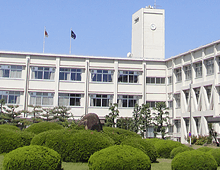
#> input picture img/toyotakosen1.png, 220 x 170 px, found by its file name
$ python mosaicing.py
#> lines starting #> are read from the running program, lines starting #| are printed output that depends on the picture
import cv2
import numpy as np


def mosaicing(img1, img2):
    sift = cv2.xfeatures2d.SIFT_create()

    kp1, des1 = sift.detectAndCompute(img1, None)
    kp2, des2 = sift.detectAndCompute(img2, None)

    bf = cv2.BFMatcher()
    matches = bf.knnMatch(des1, des2, k=2)

    good = []
    for match1, match2 in matches:
        if match1.distance < 0.75*match2.distance:
            good.append([match1])

    sift_matches = cv2.drawMatchesKnn(img1, kp1, img2, kp2, good, None, flags=2)

    src_pts = np.float32([kp1[m[0].queryIdx].pt for m in good]).reshape(-1, 1, 2)
    dst_pts = np.float32([kp2[m[0].trainIdx].pt for m in good]).reshape(-1, 1, 2)
    h, mask = cv2.findHomography(dst_pts, src_pts, cv2.RANSAC)

    height, width = img1.shape
    dst_img = cv2.warpPerspective(img2, h, (img1.shape[1] + img2.shape[1], img1.shape[0]))

    img_stitched = dst_img.copy()
    img_stitched[:img1.shape[0], :img1.shape[1]] = img1

    return sift_matches, img_stitched


img1 = cv2.imread('./img/toyotakosen1.png', 0)
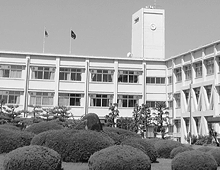
#> img1: shape (170, 220); min 3, max 254, mean 152

img2 = cv2.imread('./img/toyotakosen2.png', 0)
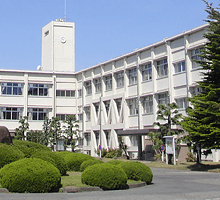
#> input picture img/toyotakosen2.png, 220 x 200 px, found by its file name
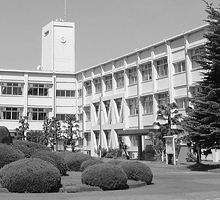
#> img2: shape (200, 220); min 3, max 254, mean 143.8

out1, out2 = mosaicing(img1, img2)
#> in mosaicing, `kp1, des1 = sift.detectAndCompute(img1, None)`: kp1 = 361 keypoints; strongest (x, y, size): (163, 116, 2), (74, 99, 8.3), (167, 113, 2), (164, 123, 2.4)
#> in mosaicing, `kp2, des2 = sift.detectAndCompute(img2, None)`: kp2 = 492 keypoints; strongest (x, y, size): (158, 124, 2), (167, 121, 2), (157, 127, 2.6), (73, 129, 2)
#> in mosaicing, `matches = bf.knnMatch(des1, des2, k=2)`: matches = 361 matches
#> after the loop in mosaicing, `for match1, match2 in matches:`: good = 244 matches
#> in mosaicing, `sift_matches = cv2.drawMatchesKnn(img1, kp1, img2, kp2, good, None, fl..`:
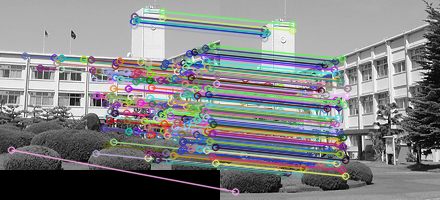
#> sift_matches: shape (200, 440, 3); mean of channels 0, 1, 2 132.6, 131.1, 130.1; drawn as B, G, R
#> in mosaicing, `src_pts = np.float32([kp1[m[0].queryIdx].pt for m in good]).reshape(-1..`: src_pts = 244 rows, first 8: [10.97, 149.6], [24.63, 55.54], [39.71, 67.68], [54.08, 57.39], [56.61, 62.95], [56.61, 62.95], [57.75, 59.21], [57.75, 59.21]
#> in mosaicing, `dst_pts = np.float32([kp2[m[0].trainIdx].pt for m in good]).reshape(-1..`: dst_pts = 244 rows, first 8: [15.07, 191.4], [50.4, 74.63], [8.7, 83.67], [50.4, 74.63], [24.93, 78.64], [24.93, 78.64], [25.86, 75.2], [25.86, 75.2]
#> in mosaicing, `h, mask = cv2.findHomography(dst_pts, src_pts, cv2.RANSAC)`: h = [[1, -0.000325, 90.01], [3.34e-05, 1, -12.99], [2.59e-06, -2.5e-06, 1]]; mask = 244 values from 0 to 1
#> in mosaicing, `dst_img = cv2.warpPerspective(img2, h, (img1.shape[1] + img2.shape[1],..`:
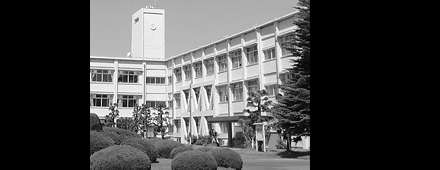
#> dst_img: shape (170, 440); min 0, max 254, mean 72.3
#> in mosaicing, `img_stitched[:img1.shape[0], :img1.shape[1]] = img1`:
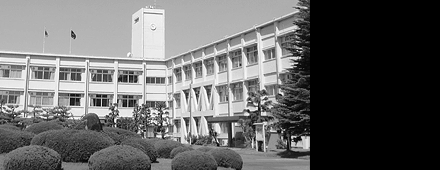
#> img_stitched: shape (170, 440); min 0, max 254, mean 102.1

cv2.imwrite("./ImageMosaicing/mosaicing1.png", out1)
cv2.imwrite("./ImageMosaicing/mosaicing2.png", out2)
